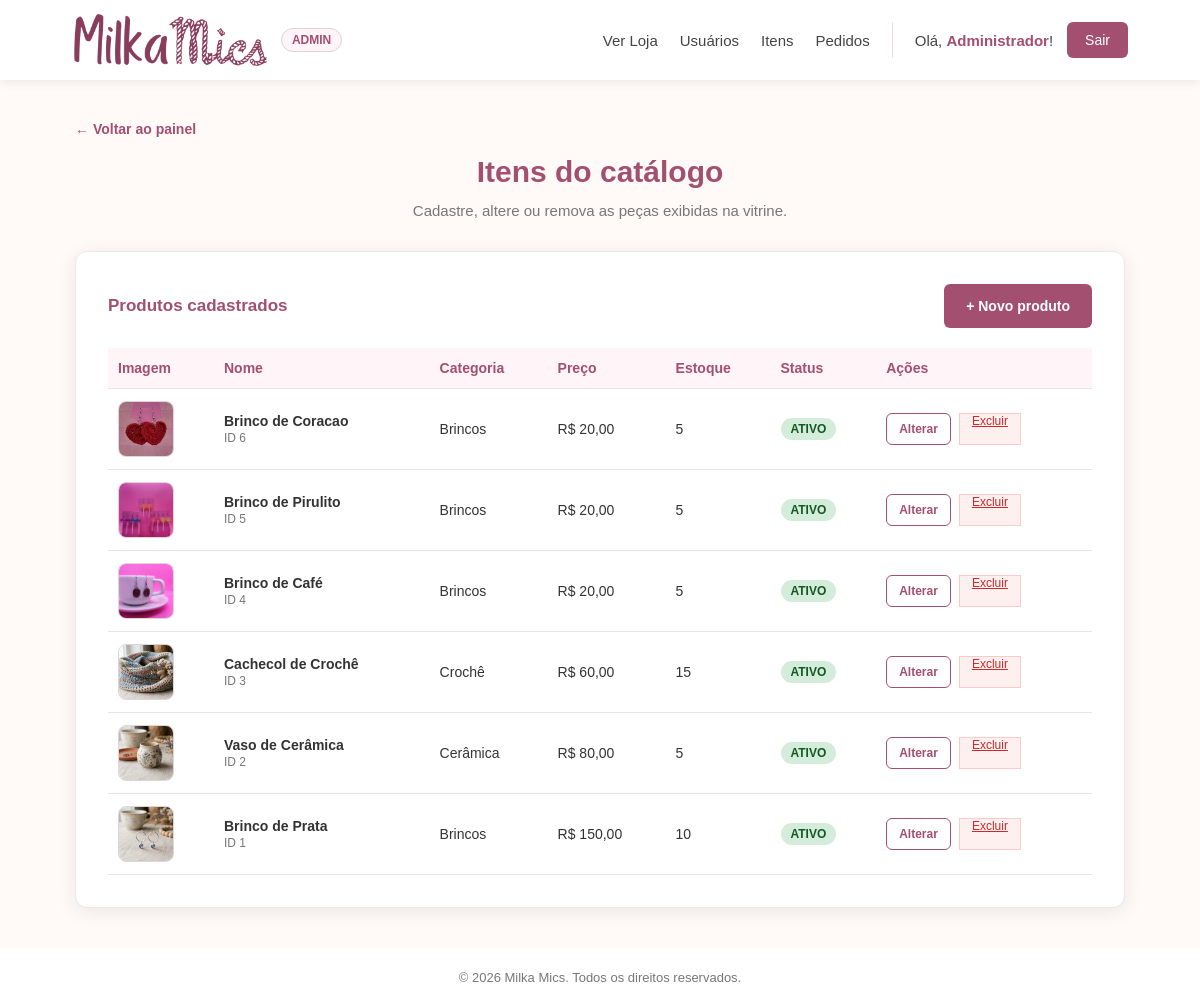
/admin/produtos/listar.php (signed in), run on the app's committed database.
### tables this page shows
CREATE TABLE PRODUTOS (
    ID            INT AUTO_INCREMENT PRIMARY KEY,
    CATEGORIA_ID  INT NOT NULL,
    NOME          VARCHAR(150) NOT NULL,
    DESCRICAO     TEXT, 
    PRECO         DECIMAL(10,2) NOT NULL,
    ESTOQUE       INT NOT NULL DEFAULT 0,
    IMAGEM        VARCHAR(255) DEFAULT NULL,
    ATIVO         TINYINT(1) NOT NULL DEFAULT 1,
    CRIADO_EM     TIMESTAMP DEFAULT CURRENT_TIMESTAMP,
    ATUALIZADO_EM TIMESTAMP NOT NULL DEFAULT CURRENT_TIMESTAMP ON UPDATE CURRENT_TIMESTAMP,

    CONSTRAINT ck_prod_preco CHECK(PRECO >= 0),
    CONSTRAINT ck_prod_estoque CHECK(ESTOQUE >= 0),

    CONSTRAINT fk_prod_cat FOREIGN KEY (CATEGORIA_ID)
        REFERENCES CATEGORIAS(ID) ON DELETE RESTRICT
);

CREATE TABLE CATEGORIAS (
    ID INT AUTO_INCREMENT PRIMARY KEY,
    NOME VARCHAR(70) NOT NULL,
     
    SLUG VARCHAR(70) NOT NULL UNIQUE
);

### config/auth.php (called while the page is built, shortened)
<?php
function e($valor): string
{
    return htmlspecialchars((string) $valor, ENT_QUOTES, 'UTF-8');
}

### admin/produtos/listar.php (the view, shortened to what this page needs)
<?php
require_once __DIR__ . '/../../config/conexao.php';
require_once __DIR__ . '/../../config/auth.php';
$resultado = $conexao->query(
    "SELECT p.ID, p.NOME, p.PRECO, p.ESTOQUE, p.IMAGEM, p.ATIVO, c.NOME AS CATEGORIA
     FROM PRODUTOS p
     LEFT JOIN CATEGORIAS c ON c.ID = p.CATEGORIA_ID
     ORDER BY p.ID DESC"
);
require __DIR__ . '/../_topo.php';
?>
<div class="cabecalho">
    <h1>Itens do catálogo</h1>
    <p>Cadastre, altere ou remova as peças exibidas na vitrine.</p>
</div>
<div class="card">
    <div class="topo-tabela">
        <h2 class="secao-titulo titulo-sem-borda">Produtos cadastrados</h2>
        <a href="incluir.php" class="btn-primario">+ Novo produto</a>
    </div>
    <div class="tabela-responsiva">
        <table class="tabela-admin">
            <thead>
                <tr>
                    <th>Imagem</th>
                    <th>Nome</th>
                    <th>Categoria</th>
                    <th>Preço</th>
                    <th>Estoque</th>
                    <th>Status</th>
                    <th>Ações</th>
                </tr>
            </thead>
            <tbody>
                <?php while ($p = $resultado->fetch_assoc()): ?>
                    <tr>
                        <td>
                            <?php if (!empty($p['IMAGEM'])): ?>
                                <img class="miniatura" src="/assets/images/produtos/<?= e($p['IMAGEM']) ?>" alt="">
                            <?php else: ?>
                                <span class="texto-suave">Sem imagem</span>
                            <?php endif; ?>
                        </td>
                        <td>
                            <strong><?= e($p['NOME']) ?></strong><br>
                            <span class="texto-suave">ID <?= (int) $p['ID'] ?></span>
                        </td>
                        <td><?= e($p['CATEGORIA'] ?? '—') ?></td>
                        <td>R$ <?= number_format((float) $p['PRECO'], 2, ',', '.') ?></td>
                        <td><?= (int) $p['ESTOQUE'] ?></td>
                        <td>
                            <?php if ($p['ATIVO']): ?>
                                <span class="tag-tipo tag-ativo">Ativo</span>
                            <?php else: ?>
                                <span class="tag-tipo tag-inativo">Inativo</span>
                            <?php endif; ?>
                        </td>
                        <td>
                            <div class="acoes-linha">
                                <a class="btn-tabela secundario" href="alterar.php?id=<?= (int) $p['ID'] ?>">Alterar</a>
                                <a class="btn-tabela btn-excluir" href="excluir.php?id=<?= (int) $p['ID'] ?>">Excluir</a>
                            </div>
                        </td>
                    </tr>
                <?php endwhile; ?>
            </tbody>
        </table>
    </div>
</div>
<?php require __DIR__ . '/../_rodape.php'; ?>

### assets/css/style.css (style rules this page uses)
:root { --cor-principal: #a34f70; --cor-principal-escura: #873d5b; --cor-fundo: #fffaf7; --cor-texto: #333; --cor-texto-suave: #777; --cor-label: #444; --cor-placeholder: #aaa; --cor-borda-campo: #e1d4d9; --cor-borda-card: #f0e6e9; --cor-linha: #eee2e7; --cor-hover-claro: #fff4f7; --cor-branco: #fff; }
* { margin: 0; padding: 0; box-sizing: border-box; }
body { font-family: Arial, Helvetica, sans-serif; background: var(--cor-fundo); color: var(--cor-texto); min-height: 100vh; display: flex; flex-direction: column; }
.cabecalho { text-align: center; margin-bottom: 28px; }
.cabecalho h1 { color: var(--cor-principal); font-size: 30px; margin-bottom: 10px; }
.cabecalho p { color: var(--cor-texto-suave); font-size: 15px; line-height: 1.6; }
.card { background: var(--cor-branco); padding: 32px; border-radius: 12px; box-shadow: 0 4px 20px rgba(0, 0, 0, 0.08); border: 1px solid var(--cor-borda-card); }
.secao-titulo { font-size: 17px; font-weight: bold; color: var(--cor-principal); padding-bottom: 12px; margin-bottom: 22px; border-bottom: 1px solid var(--cor-linha); }
button, .btn-primario, .voltar, .secundario { min-height: 44px; padding: 0 22px; border-radius: 6px; font-size: 14px; font-weight: bold; cursor: pointer; text-decoration: none; display: inline-flex; align-items: center; justify-content: center; transition: background 0.2s; }
button, .btn-primario { border: none; background: var(--cor-principal); color: var(--cor-branco); }
.voltar, .secundario { border: 1px solid var(--cor-principal); background: var(--cor-branco); color: var(--cor-principal); }

### assets/css/admin.css (style rules this page uses)
.topo-tabela { display: flex; justify-content: space-between; align-items: center; margin-bottom: 20px; flex-wrap: wrap; gap: 12px; }
.tabela-admin { width: 100%; border-collapse: collapse; font-size: 14px; }
.tabela-admin th, .tabela-admin td { text-align: left; padding: 12px 10px; border-bottom: 1px solid var(--cor-linha); }
.tabela-admin th { background: var(--cor-hover-claro); color: var(--cor-principal); }
.btn-tabela { min-height: 32px; padding: 0 12px; font-size: 12px; }
.menu .botao, .btn-primario { min-height: 44px; padding: 0 22px; border-radius: 6px; font-size: 14px; font-weight: bold; background: var(--cor-principal); color: var(--cor-branco); text-decoration: none; display: inline-flex; align-items: center; justify-content: center; transition: background 0.2s; }
.titulo-sem-borda { margin-bottom: 0; border-bottom: none; padding-bottom: 0; }
.tabela-responsiva { overflow-x: auto; }
.texto-suave { color: var(--cor-texto-suave); font-size: 12px; }
.tag-tipo { display: inline-block; padding: 4px 10px; border-radius: 20px; font-size: 12px; font-weight: bold; text-transform: uppercase; }
.acoes-linha { display: flex; gap: 8px; align-items: center; }
.btn-excluir { background: #fff0f0; color: #c92a2a; border: 1px solid #ffc9c9; }

### admin/_topo.php (style rules this page uses)
.miniatura { width: 56px; height: 56px; object-fit: cover; border-radius: 8px; border: 1px solid var(--cor-borda-campo); display: block; }
.tabela-admin td { vertical-align: middle; }
.tag-ativo { background: #d4edda; color: #155724; }

### data on the page
produtos: IMAGEM (picture), NOME "Brinco de Coracao", ID "6", CATEGORIA_ID.NOME "Brincos", PRECO "20,00", ESTOQUE "5", ATIVO "ATIVO"
produtos: IMAGEM (picture), NOME "Brinco de Pirulito", ID "5", CATEGORIA_ID.NOME "Brincos", PRECO "20,00", ESTOQUE "5", ATIVO "ATIVO"
produtos: IMAGEM (picture), NOME "Brinco de Café", ID "4", CATEGORIA_ID.NOME "Brincos", PRECO "20,00", ESTOQUE "5", ATIVO "ATIVO"
produtos: IMAGEM (picture), NOME "Cachecol de Crochê", ID "3", CATEGORIA_ID.NOME "Crochê", PRECO "60,00", ESTOQUE "15", ATIVO "ATIVO"
produtos: IMAGEM (picture), NOME "Vaso de Cerâmica", ID "2", CATEGORIA_ID.NOME "Cerâmica", PRECO "80,00", ESTOQUE "5", ATIVO "ATIVO"
produtos: IMAGEM (picture), NOME "Brinco de Prata", ID "1", CATEGORIA_ID.NOME "Brincos", PRECO "150,00", ESTOQUE "10", ATIVO "ATIVO"

### other printed values
$cab_nome "Administrador"
